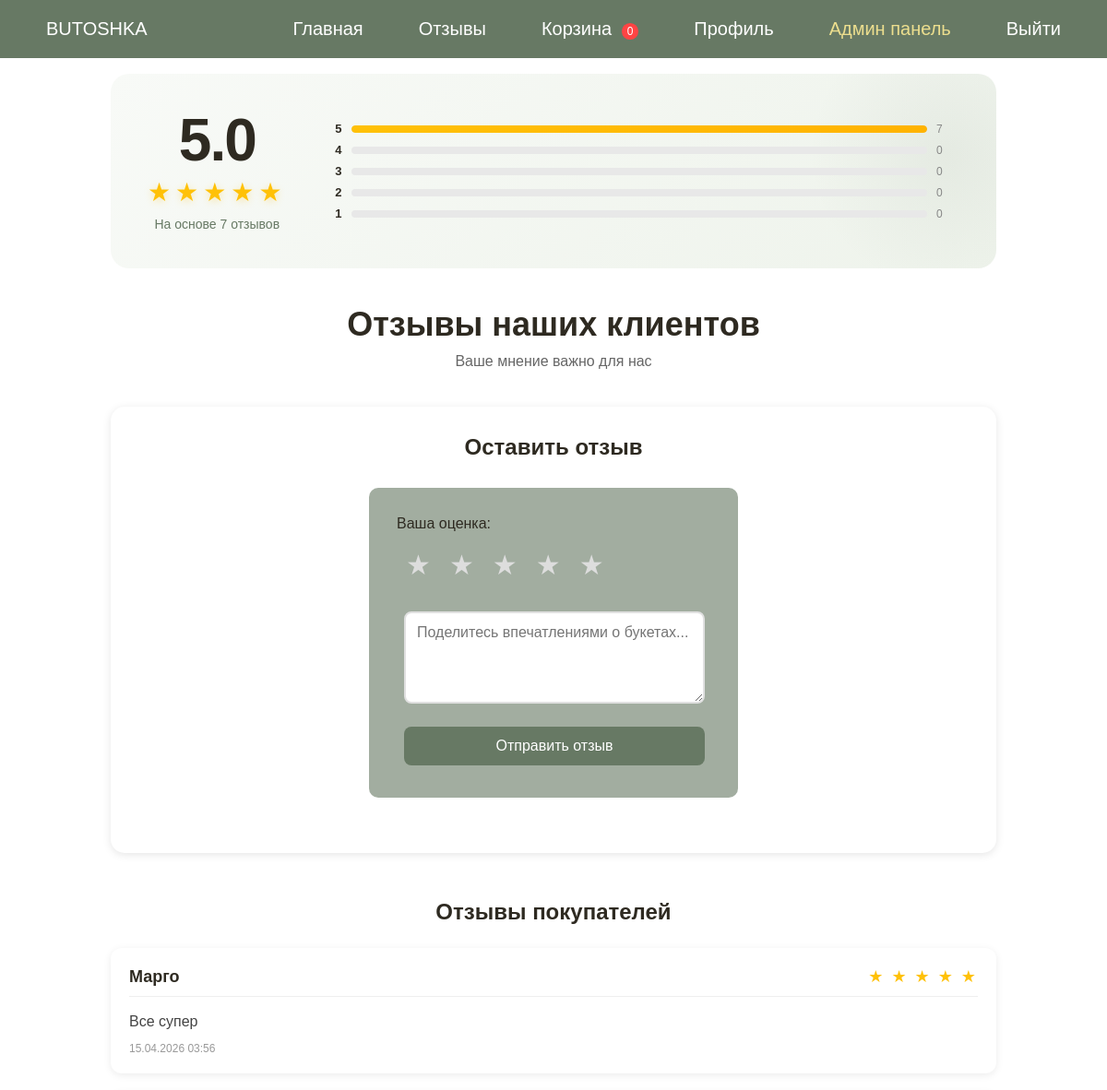
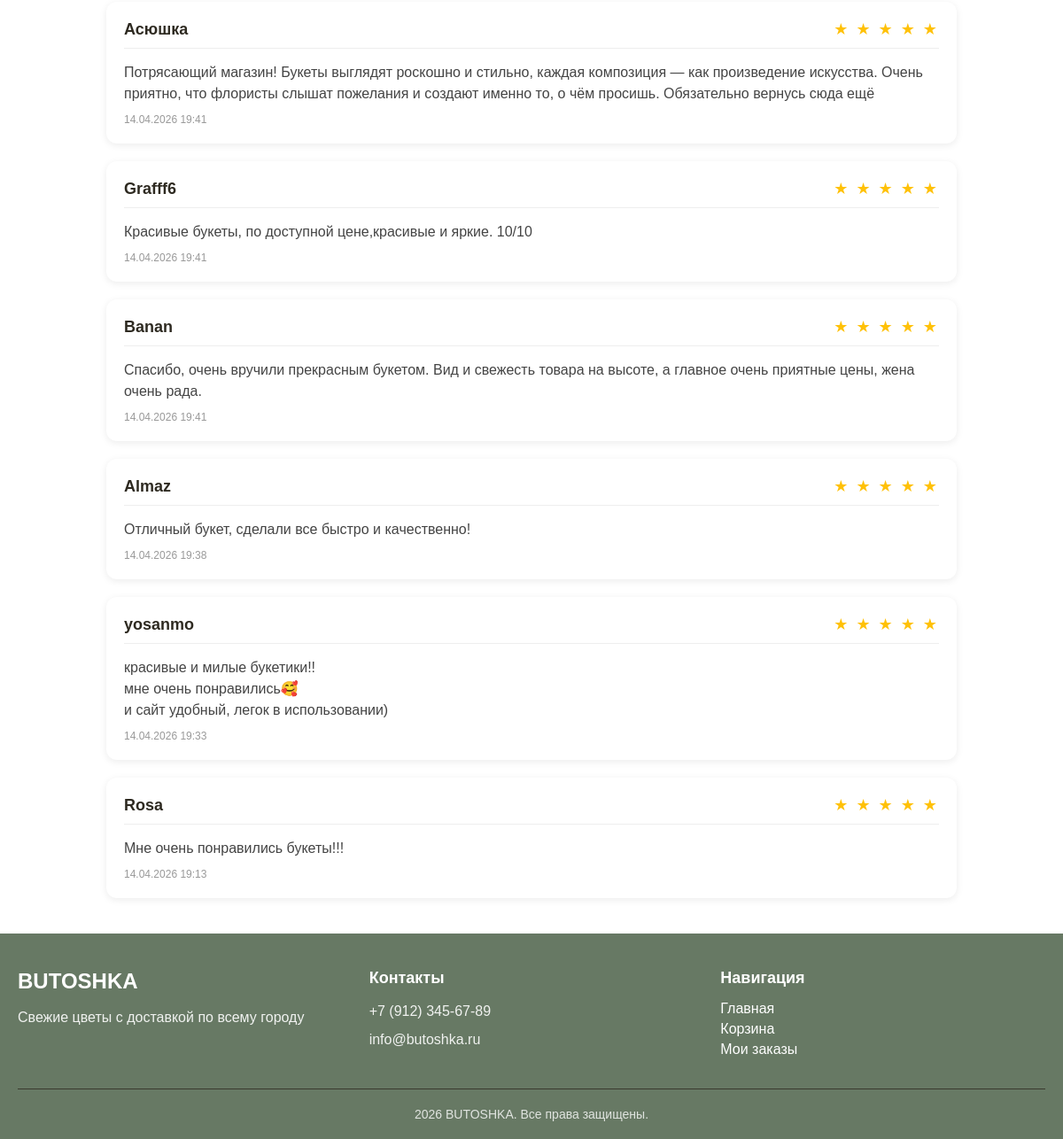
The app's page /reviews.php (signed in) with its own data (2 pictures, top to bottom).
### tables this page shows
CREATE TABLE `reviews` (
  `id` int NOT NULL,
  `user_id` int NOT NULL,
  `user_name` varchar(250) NOT NULL,
  `rating` int NOT NULL,
  `comment` text NOT NULL,
  `status` enum('pending','approved','rejected') DEFAULT 'pending',
  `created_at` timestamp NULL DEFAULT CURRENT_TIMESTAMP
);

### reviews.php (the view, shortened to what this page needs)
<?php
require_once 'db.php';
$approved_reviews = [];
$sql = "SELECT * FROM reviews WHERE status = 'approved' ORDER BY created_at DESC";
$result = $conn->query($sql);
if ($result && $result->num_rows > 0) {
    while ($row = $result->fetch_assoc()) {
        $approved_reviews[] = $row;
    }
}
$total_reviews = 0;
$avg_rating = 0;
$distribution = [5 => 0, 4 => 0, 3 => 0, 2 => 0, 1 => 0];
$stats_result = $conn->query("SELECT COUNT(*) as total, AVG(rating) as avg_rating FROM reviews WHERE status = 'approved'");
if ($stats_result && $stats_result->num_rows > 0) {
    $stats = $stats_result->fetch_assoc();
    $total_reviews = (int)$stats['total'];
    $avg_rating = $stats['avg_rating'] ? round((float)$stats['avg_rating'], 1) : 0;
    $dist_result = $conn->query("SELECT rating, COUNT(*) as count FROM reviews WHERE status = 'approved' GROUP BY rating ORDER BY rating DESC");
    if ($dist_result) {
        while ($row = $dist_result->fetch_assoc()) {
            $distribution[(int)$row['rating']] = (int)$row['count'];
        }
    }
}
?>
<!DOCTYPE html>
<html lang="ru">
<head>
    <link rel="stylesheet" href="css/style.css">
</head>
<body>
    <?php include 'header.php'; ?>
    <main>
        <div class="reviews-container">
            <?php if ($total_reviews > 0): ?>
            <div class="reviews-rating-summary">
                <div class="reviews-rating-main">
                    <div class="reviews-rating-average">
                        <div class="reviews-big-number"><?php echo number_format($avg_rating, 1, '.', ''); ?></div>
                        <div class="reviews-big-stars">
                            <?php
                            $full = floor($avg_rating);
                            $half = ($avg_rating - $full) >= 0.5;
                            for ($i = 1; $i <= 5; $i++):
                                if ($i <= $full): ?>
                                    <span class="star-full">★</span>
                                <?php elseif ($i == $full + 1 && $half): ?>
                                    <span class="star-half">★</span>
                                <?php else: ?>
                                    <span class="star-empty">★</span>
                                <?php endif;
                            endfor; ?>
                        </div>
                        <div class="reviews-total-reviews">На основе <?php echo $total_reviews; ?> отзывов</div>
                    </div>
                    <div class="reviews-distribution">
                        <?php for ($i = 5; $i >= 1; $i--):
                            $percent = $total_reviews > 0 ? round($distribution[$i] / $total_reviews * 100) : 0;
                        ?>
                        <div class="reviews-bar-row">
                            <span class="reviews-bar-label"><?php echo $i; ?></span>
                            <div class="reviews-bar-track">
                                <div class="reviews-bar-fill" style="width: <?php echo $percent; ?>%;"></div>
                            </div>
                            <span class="reviews-bar-count"><?php echo $distribution[$i]; ?></span>
                        </div>
                        <?php endfor; ?>
                    </div>
                </div>
            </div>
            <?php endif; ?>
            <div class="reviews-header">
                <h1>Отзывы наших клиентов</h1>
                <p>Ваше мнение важно для нас</p>
            </div>
            <div class="add-review-section">
                <h3><?php echo isset($_SESSION['user_id']) ? 'Оставить отзыв' : 'Оставить отзыв могут только зарегистрированные пользователи'; ?></h3>
                <?php if (isset($_SESSION['user_id'])): ?>
                    <form method="POST" action="" class="review-form">
                        <div class="rating-label">Ваша оценка:</div>
                        <div class="rating-stars">
                            <label for="star5">★</label>
                            <label for="star4">★</label>
                            <label for="star3">★</label>
                            <label for="star2">★</label>
                            <label for="star1">★</label>
                        </div>
                        <textarea name="comment" rows="4" placeholder="Поделитесь впечатлениями о букетах..." required></textarea>
                        <button type="submit" name="submit_review" class="btn-submit">Отправить отзыв</button>
                    </form>
                <?php else: ?>
                    <div class="login-warning">
                        <p>Для того чтобы оставить отзыв, необходимо <a href="#" onclick="openAuthModal(); return false;">авторизоваться</a></p>
                    </div>
                <?php endif; ?>
            </div>
            <div class="reviews-list-section">
                <h3>Отзывы покупателей</h3>
                <div class="reviews-list">
                    <?php if (empty($approved_reviews)): ?>
                        <div class="no-reviews">
                            <p>Пока нет ни одного отзыва. Будьте первым!</p>
                        </div>
                    <?php else: ?>
                        <?php foreach ($approved_reviews as $review): ?>
                            <div class="review-card">
                                <div class="review-header">
                                    <span class="review-author"><?php echo htmlspecialchars($review['user_name']); ?></span>
                                    <div class="review-stars">
                                        <?php for ($i = 1; $i <= 5; $i++): ?>
                                            <?php if ($i <= $review['rating']): ?>
                                                ★
                                            <?php else: ?>
                                                <span class="star-empty">★</span>
                                            <?php endif; ?>
                                        <?php endfor; ?>
                                    </div>
                                </div>
                                <div class="review-comment">
                                    <?php echo nl2br(htmlspecialchars($review['comment'])); ?>
                                </div>
                                <div class="review-date">
                                    <?php echo date('d.m.Y H:i', strtotime($review['created_at'])); ?>
                                </div>
                            </div>
                        <?php endforeach; ?>
                    <?php endif; ?>
                </div>
            </div>
        </div>
    </main>
    <?php include 'footer.php'; ?>
</body>
</html>

### css/style.css (style rules this page uses)
* { margin: 0; padding: 0; box-sizing: border-box; }
html, body { height: 100%; margin: 0; padding: 0; }
body { display: flex; flex-direction: column; font-family: Arial, Helvetica, sans-serif; min-height: 100vh; }
main { flex: 1 0 auto; width: 100%; }
form { display: flex; flex-direction: column; padding: 30px; margin: 30px auto; background: #6779649c; border-radius: 10px; max-width: 400px; }
textarea { margin-block: 5px; padding: 5px; border-radius: 5px; max-width: 326px; margin-left: 8px; outline: none; border: none; }
label { color: #2e2a21; margin-block: 8px; padding-left: 10px; }
button { margin: 5px; padding-block: 5px; max-width: 326px; border-radius: 5px; cursor: pointer; border: none; background-color: rgb(247, 244, 240); margin-left: 8px; }

### reviews.php (style rules this page uses)
.reviews-container { max-width: 1000px; margin: 40px auto; padding: 0 20px; }
.reviews-header { text-align: center; margin-bottom: 40px; }
.reviews-header h1 { color: #2e2a21; font-size: 36px; margin-bottom: 10px; }
.reviews-header p { color: #666; font-size: 16px; }
.add-review-section { background: white; border-radius: 15px; padding: 30px; margin-bottom: 50px; box-shadow: 0 2px 10px rgba(0,0,0,0.1); }
.add-review-section h3 { color: #2e2a21; margin-bottom: 25px; font-size: 24px; text-align: center; }
.rating-stars { display: flex; gap: 10px; margin-bottom: 20px; flex-direction: row-reverse; justify-content: flex-end; }
.rating-stars label { font-size: 30px; color: #ddd; cursor: pointer; transition: color 0.2s; }
.review-form textarea { width: 100%; padding: 12px; border: 2px solid #e0e0e0; border-radius: 8px; font-size: 16px; resize: vertical; font-family: inherit; margin-bottom: 20px; }
.btn-submit { background: #677964; color: white; border: none; padding: 12px 30px; border-radius: 8px; font-size: 16px; cursor: pointer; transition: all 0.3s; }
.reviews-list-section h3 { color: #2e2a21; margin-bottom: 25px; font-size: 24px; text-align: center; }
.reviews-list { display: flex; flex-direction: column; gap: 20px; }
.review-card { background: white; border-radius: 12px; padding: 20px; box-shadow: 0 2px 8px rgba(0,0,0,0.08); transition: transform 0.2s; }
.review-header { display: flex; justify-content: space-between; align-items: center; flex-wrap: wrap; margin-bottom: 15px; padding-bottom: 10px; border-bottom: 1px solid #eee; }
.review-author { font-weight: bold; color: #2e2a21; font-size: 18px; }
.review-stars { color: #ffc107; font-size: 18px; letter-spacing: 2px; }
.review-date { color: #999; font-size: 12px; margin-top: 10px; }
.review-comment { color: #444; line-height: 1.5; margin-top: 10px; }
.rating-label { font-weight: 500; color: #2e2a21; margin-bottom: 10px; }
.reviews-rating-summary { background: linear-gradient(135deg, #f8faf7 0%, #eef3eb 100%); border-radius: 20px; padding: 40px; margin-top: 80px; margin-bottom: 40px; position: relative; overflow: hidden; }
.reviews-rating-summary::before { content: ''; position: absolute; top: -30%; right: -10%; width: 300px; height: 300px; background: radial-gradient(circle, rgba(103,121,100,0.08) 0%, transparent 70%); border-radius: 50%; pointer-events: none; }
.reviews-rating-main { display: flex; gap: 40px; align-items: center; justify-content: center; position: relative; z-index: 1; }
.reviews-rating-average { text-align: center; flex-shrink: 0; }
.reviews-big-number { font-size: 64px; font-weight: 800; color: #2e2a21; line-height: 1; margin-bottom: 8px; letter-spacing: -2px; }
.reviews-big-stars { font-size: 28px; letter-spacing: 5px; margin-bottom: 10px; display: flex; justify-content: center; }
.reviews-big-stars .star-full { color: #ffc107; text-shadow: 0 2px 8px rgba(255,193,7,0.3); }
.reviews-total-reviews { color: #677964; font-size: 14px; font-weight: 500; }
.reviews-distribution { flex: 1; min-width: 250px; }
.reviews-bar-row { display: flex; align-items: center; gap: 10px; margin-bottom: 8px; }
.reviews-bar-row:last-child { margin-bottom: 0; }
.reviews-bar-label { font-size: 13px; font-weight: 600; color: #2e2a21; width: 20px; text-align: right; flex-shrink: 0; }
.reviews-bar-track { flex: 1; height: 8px; background: #e8e8e8; border-radius: 10px; overflow: hidden; }
.reviews-bar-fill { height: 100%; background: linear-gradient(90deg, #ffc107, #ffb300); border-radius: 10px; transition: width 1s ease; }
.reviews-bar-count { font-size: 12px; color: #888; width: 25px; text-align: left; flex-shrink: 0; }

### records on screen
reviews: user_name "Марго", rating 5 (drawn), comment "Все супер", created_at "15.04.2026 03:56"
reviews: user_name "Асюшка", rating 5 (drawn), comment "Потрясающий магазин! Букеты выглядят роскошно и стильно, каждая композиция — как произведение искусства. Очень приятно, что флористы слышат пожелания и создают именно то, о чём просишь. Обязательно вернусь сюда ещё", created_at "14.04.2026 19:41"
reviews: user_name "Grafff6", rating 5 (drawn), comment "Красивые букеты, по доступной цене,красивые и яркие. 10/10", created_at "14.04.2026 19:41"
reviews: user_name "Banan", rating 5 (drawn), comment "Спасибо, очень вручили прекрасным букетом. Вид и свежесть товара на высоте, а главное очень приятные цены, жена очень рада.", created_at "14.04.2026 19:41"
reviews: user_name "Almaz", rating 5 (drawn), comment "Отличный букет, сделали все быстро и качественно!", created_at "14.04.2026 19:38"
reviews: user_name "yosanmo", rating 5 (drawn), comment "красивые и милые букетики!! мне очень понравились🥰 и сайт удобный, легок в использовании)", created_at "14.04.2026 19:33"
reviews: user_name "Rosa", rating 5 (drawn), comment "Мне очень понравились букеты!!!", created_at "14.04.2026 19:13"

### other values on screen
$avg_rating "5.0"
$total_reviews "7"
$distribution[$i] "7"
$distribution[$i] "0"
